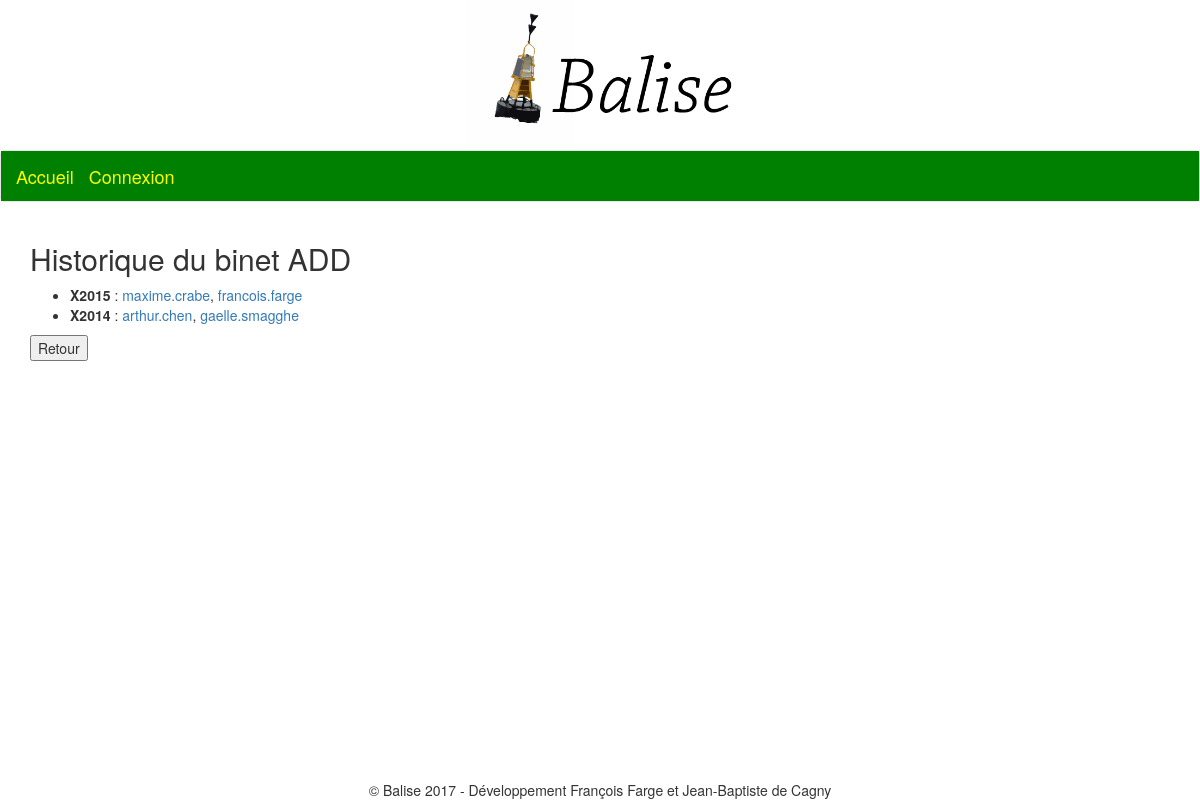
/binets/history/17, run on the app's committed database.
### binets/models.py (models this page shows, shortened)
class Binet(models.Model):
	nom = models.CharField(max_length=100)
	description = models.TextField(blank=True, null = True) # facultatif
	type_binet = models.ForeignKey('TypeBinet', verbose_name = "Type du binet")
	remarques_admins = models.TextField(blank=True, null = True) # facultatif
	is_active = models.BooleanField(verbose_name = "Actif", default=True)
	current_president = models.ForeignKey(User, verbose_name = "Président", related_name = "current_president")
	current_tresorier = models.ForeignKey(User, verbose_name = "Trésorier", related_name = "current_tresorier")
	current_promotion = models.ForeignKey('accounts.Promotion', verbose_name = "Promo")
	class Meta:
		ordering = ('current_promotion', 'nom',)
		unique_together = ('nom',)
	def __str__(self):
		return self.nom

class Mandat(models.Model):
	binet = models.ForeignKey('Binet')
	type_binet = models.ForeignKey('TypeBinet', verbose_name = "Type du binet")
	president = models.ForeignKey(User, related_name = "president")
	tresorier = models.ForeignKey(User, related_name = "tresorier")
	promotion = models.ForeignKey('accounts.Promotion', verbose_name = "Promo")
	description = models.TextField(blank=True, null = True) # facultatif
	remarques_admins = models.TextField(blank=True, null = True) # facultatif
	class Meta:
		unique_together = ('binet','promotion',)
		ordering = ('binet', 'promotion',)

### accounts/models.py (models this page shows)
class Promotion(models.Model):
	nom = models.CharField(max_length=4)
	class Meta:
		ordering = ('-nom',)
		unique_together = ('nom',)
	def __str__(self):
		return self.nom

### binets/views.py (the view)
# urls.py: url(r"^history/(?P<id_binet>\d+)$", views.binet_history, name='binet_history'),
def binet_history(request, id_binet):
	binet = Binet.objects.get(
		id=id_binet)
	liste_mandats = Mandat.objects.filter(
		binet=binet)
	return render(request, 'binets/binet_history.html', locals())

### accounts/models.py (called while the page is built)
	@models.permalink
	def get_infos_url(self):
		return ('view_account', [self.user.id])

### binets/templates/binets/binet_history.html
{% extends 'base.html' %}
{% block content %}
	<h2>Historique du binet {{ binet }}</h2>
	<ul>
	{% for mandat in liste_mandats %}
		<div class="mandat">
			<li>
				<strong>X{{ mandat.promotion }}</strong> :
				<a href={{ mandat.president.eleve.get_infos_url }}>{{ mandat.president }}</a>,
				<a href={{ mandat.tresorier.eleve.get_infos_url }}>{{ mandat.tresorier }}</a>
			</li>
		</div>
	{% endfor %}
	</ul>
	<div class="return-button">
		<form action="../">
			<input type="submit" value="Retour" />
		</form>
	</div>
{% endblock %}

### data on the page
Binet: nom "ADD"
Mandat: promotion "2015", president "maxime.crabe", tresorier "francois.farge"
Mandat: promotion "2014", president "arthur.chen", tresorier "gaelle.smagghe"
